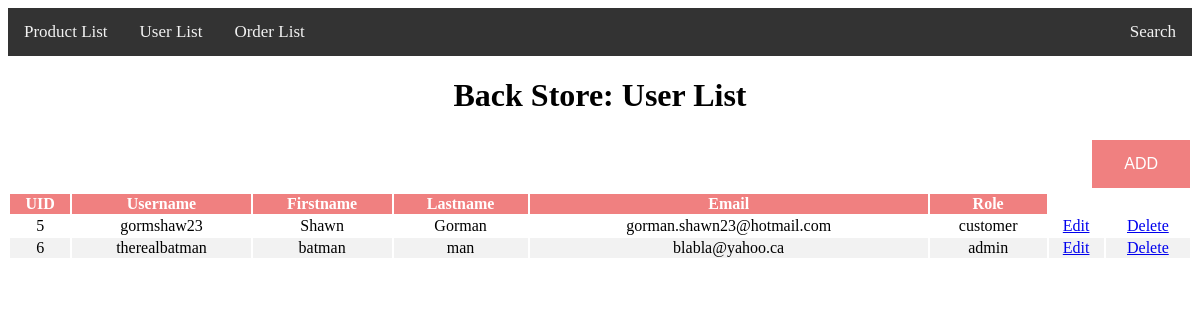
The app's page /verdi/P9_admin.php, older data.
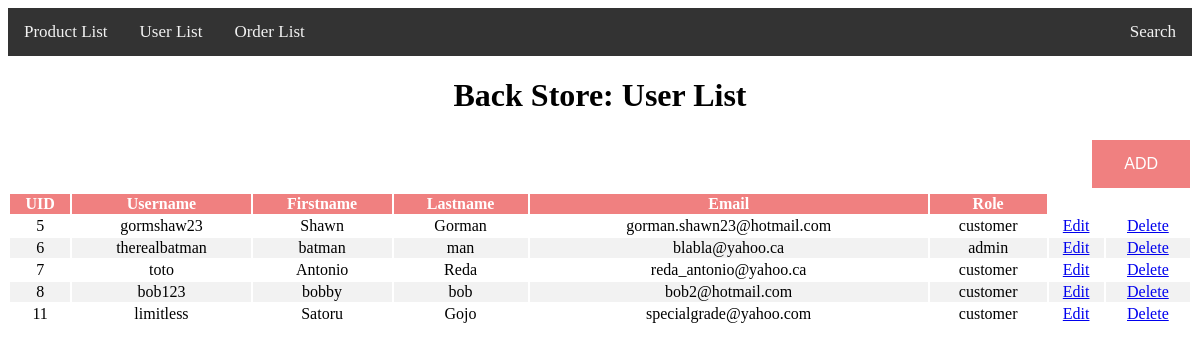
The same page, newer data.
### tables this page shows
CREATE TABLE `users` (
  `user_id` int(3) NOT NULL,
  `user_name` varchar(255) NOT NULL,
  `user_password` varchar(255) NOT NULL,
  `user_firstname` varchar(255) NOT NULL,
  `user_lastname` varchar(255) NOT NULL,
  `user_email` varchar(255) NOT NULL,
  `user_image` text NOT NULL,
  `user_role` varchar(255) NOT NULL,
  `extra` varchar(255) NOT NULL
);

### verdi/include/view_all_users.php (the view, shortened to what this page needs)
<table style="width: 100%">
                <thead>
                    <tr>
                        <th>UID</th>
                        <th>Username</th>
                        <th>Firstname</th>
                        <th>Lastname</th>
                        <th>Email</th>
                        <th>Role</th>
                    </tr>
                </thead>
                <tbody>
                <?php
$query = "SELECT * FROM users";
$select_users = mysqli_query($connection, $query);
while($row = mysqli_fetch_assoc($select_users)){
    $user_id = $row['user_id'];
    $user_name = $row['user_name'];
    $user_firstname = $row['user_firstname'];
    $user_lastname = $row['user_lastname'];
    $user_email = $row['user_email'];
    $user_role = $row['user_role'];
    echo "<tr>";
    echo "<td>$user_id</td>";
    echo "<td>$user_name</td>";
    echo "<td>$user_firstname</td>";
    echo "<td>$user_lastname</td>";
    echo "<td>$user_email</td>";
    echo "<td>$user_role</td>";
    echo "<td><a href='P9_admin.php?source=edit_user&edit_user={$user_id}'>Edit</a></td>";
    echo "<td><a href='P9_admin.php?delete={$user_id}'>Delete</a></td>";
    echo "</tr>";
}
    ?>
                </tbody>
            </table>

### verdi/P9_admin.php (shortened to what this page needs)
<!DOCTYPE html>
<html lang="en">
<head>
    <link rel="stylesheet" href="MyStyleB.css">
</head>
<body>
<?php  include "include/db.php"?>
    <div class="topnav">
        <a href="P7_admin.php">Product List</a>
        <a href="P9_admin.php">User List</a>
        <a href="P11.php">Order List</a>
        <div class="topnav-right">
            <a href="">Search</a>
        </div>
    </div>
    <div class="gen">
        <h1>Back Store: User List</h1>
        <div class="a">
            <a href="include/P10_create_user.php">
                <button style="background-color: rgb(240, 128, 128);"class="button">ADD</button>
            </a>
        </div>
        <div style="overflow-x:auto;">
        <?php
        if(isset($_GET['source'])){
            $source = $_GET['source'];
        } else {
            $source = '';
        }
        switch($source) {
            default:
            include "include/view_all_users.php";
            break;
        }
        ?>
        </div>
    </div>
</body>
</html>

### verdi/MyStyleB.css (style rules this page uses)
.topnav { overflow: hidden; background-color: #333; }
.topnav a { float: left; color: #f2f2f2; text-align: center; padding: 14px 16px; text-decoration: none; font-size: 17px; }
.topnav-right { float: right; }
.button { background-color: #4CAF50; border: none; color: white; padding: 15px 32px; text-align: center; text-decoration: none; display: inline-block; font-size: 16px; margin: 4px 2px; cursor: pointer; }

### verdi/P9_admin.php (style rules this page uses)
th { background-color: rgb(240, 128, 128); color: white; }
tr:nth-child(even) { background-color: #f2f2f2; }
.button { background-color: rgb(240, 128, 128); border: none; color: white; padding: 15px 32px; text-align: right; text-decoration: none; display: inline-block; font-size: 16px; margin: 4px 2px; cursor: pointer; font-size-adjust: auto; max-width: 100%; height: auto; }
td { text-align: center; }
div.a { text-align: right }
div.gen h1 { text-align: center }

Row changes from the older to the newer data that the page shows:
added users: user_id "7", user_name "toto", user_firstname "Antonio", user_lastname "Reda", user_email "reda_antonio@yahoo.ca", user_role "customer"
added users: user_id "8", user_name "bob123", user_firstname "bobby", user_lastname "bob", user_email "bob2@hotmail.com", user_role "customer"
added users: user_id "11", user_name "limitless", user_firstname "Satoru", user_lastname "Gojo", user_email "specialgrade@yahoo.com", user_role "customer"
